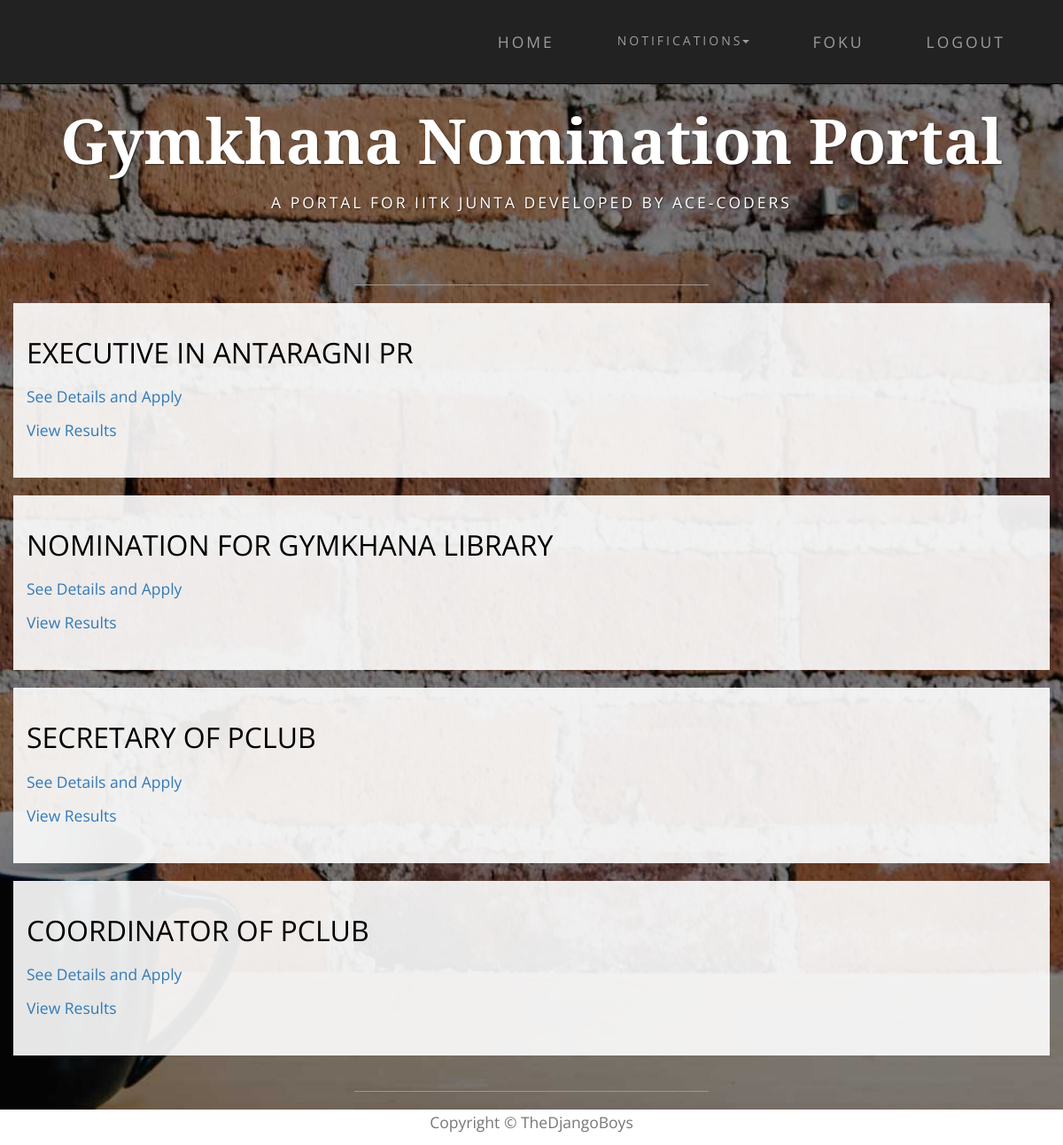
/nominations/ (signed in), run on the app's committed database.
### nomi/models.py (models this page shows, shortened)
class Nomination(models.Model):
    name = models.CharField(max_length=200)
    description = models.TextField(max_length=1000, null=True, blank=True)
    results_declared = models.BooleanField(default=False)
    nomi_form=models.OneToOneField('forms.Questionnaire', null=True, blank=True)

### nomi/views.py (the view)
def index(request):
    nominations = Nomination.objects.all()
    all_nominations = nominations[::-1]
    return render(request, 'index.html', context={'all_nominations': all_nominations})

### nomi/templates/index.html (shortened to what this page needs)
{% extends 'base.html' %}
{% load staticfiles %}
{% block content %}
        <div class="container">
        {% if user.is_authenticated %}
            {% for nomi in all_nominations %}
                <div class="row box">
                    <p style="font-size: xx-large">{{ nomi.name.upper }}</p>
                    {% if not perms.nomi.admin %}
                            {% if not nomi.results_declared %}
                                <p><a href="{% url 'forms:show_form' nomi.nomi_form.pk %}">See Details and Apply</a></p>
                            {% endif %}
                    {% endif %}
                        <p><a href="{% url 'result' nomi.pk %}">View Results</a></p>
                </div>
            {% endfor %}
        {% endif %}
        </div>
    {% endblock %}

### nomi/templates/base.html (shortened to what this page needs)
<!DOCTYPE html>
<html lang="en">
{% load staticfiles %}
<head>
    <link href="{% static 'nomi/css/bootstrap.min.css' %}" rel="stylesheet">
    <link href="{% static 'nomi/css/business-casual.css' %}" rel="stylesheet">
</head>
<body>
 {% block navigation %}
    <nav id="mainNav" class="navbar navbar-inverse navbar-custom navbar-fixed-top">
        <div class="container">
            <div class="collapse navbar-collapse" id="bs-example-navbar-collapse-1">
                 <ul class="nav navbar-nav navbar-right">
                    <li><a href="{% url 'index' %}">Home</a></li>
                    {% if user.is_authenticated %}
                     <li class="dropdown">
                         <a class="btn btn-link dropdown-toggle" data-toggle="dropdown"type="button">Notifications<span class="caret"></span></a>
                     </li>
                     <li><a href="{% url 'profile' %}" >{{user.get_username}}</a></li>
                     <li><a href="{% url 'logout' %}?next={% url 'index' %}">Logout</a></li>
                    {% else %}
                        <li><a href="{% url 'login' %}?next={{request.path}}">Login</a></li>
                     {% endif %}
                 </ul>
            </div>
        </div>
    </nav>
 {% endblock %}
    <div class="brand main">Gymkhana Nomination Portal</div>
    <div class="address-bar">A PORTAL FOR IITK JUNTA DEVELOPED BY ACE-CODERS</div>
    <br>
    <hr>
    {% block content %}
    {% endblock %}
    <hr>
    <div class="col-lg-12 text-center " style="background:white;height:40px">
        <p class="text-muted">Copyright &copy; TheDjangoBoys</p>
    </div>
</body>

### nomi/static/nomi/css/business-casual.css (style rules this page uses)
body { font-family: "Open Sans","Helvetica Neue",Helvetica,Arial,sans-serif; background: url('../img/bg.jpg') no-repeat center center fixed; -webkit-background-size: cover; -moz-background-size: cover; background-size: cover; -o-background-size: cover; }
p { font-size: 1.25em; line-height: 1.6; color: #000; }
hr { max-width: 400px; border-color: #999999; }
.brand, .address-bar { display: none; }
.navbar-nav { text-transform: uppercase; font-weight: 400; letter-spacing: 3px; }
.box { margin-bottom: 20px; padding: 30px 15px; background: #fff; background: rgba(255,255,255,0.9); }
@media screen and (min-width:768px) { .brand { display: inherit; margin: 0; padding: 30px 0 10px; text-align: center; text-shadow: 1px 1px 2px rgba(0,0,0,0.5); font-family: "Josefin Slab","Helvetica Neue",Helvetica,Arial,sans-serif; font-size: 5em; font-weight: 700; line-height: normal; color: #fff; } }
@media screen and (min-width:768px) { .address-bar { display: inherit; margin: 0; padding: 0 0 40px; text-align: center; text-shadow: 1px 1px 2px rgba(0,0,0,0.5); text-transform: uppercase; font-size: 1.25em; font-weight: 400; letter-spacing: 3px; color: #fff; } }
@media screen and (min-width:768px) { .navbar { border-radius: 0; } }
@media screen and (min-width:768px) { .navbar { min-height: 0; } }
@media screen and (min-width:768px) { .nav>li>a { padding: 35px; } }
@media screen and (min-width:768px) { .navbar-nav>li>a { line-height: normal; } }
@media screen and (min-width:768px) { .navbar-nav { display: table; float: none; margin: 0 auto; table-layout: fixed; font-size: 1.25em; } }
@media screen and (min-width:1200px) { .box:after { content: ''; display: table; clear: both; } }

### nomi/templates/base.html (style rules this page uses)
#mainNav { background-color:light; }
.main { margin-top:80px; }

### data on the page
Nomination: name "EXECUTIVE IN ANTARAGNI PR", results_declared "See Details and Apply"
Nomination: name "NOMINATION FOR GYMKHANA LIBRARY", results_declared "See Details and Apply"
Nomination: name "SECRETARY OF PCLUB", results_declared "See Details and Apply"
Nomination: name "COORDINATOR OF PCLUB", results_declared "See Details and Apply"

### other printed values
{{ user.get_username }} "FOKU"
